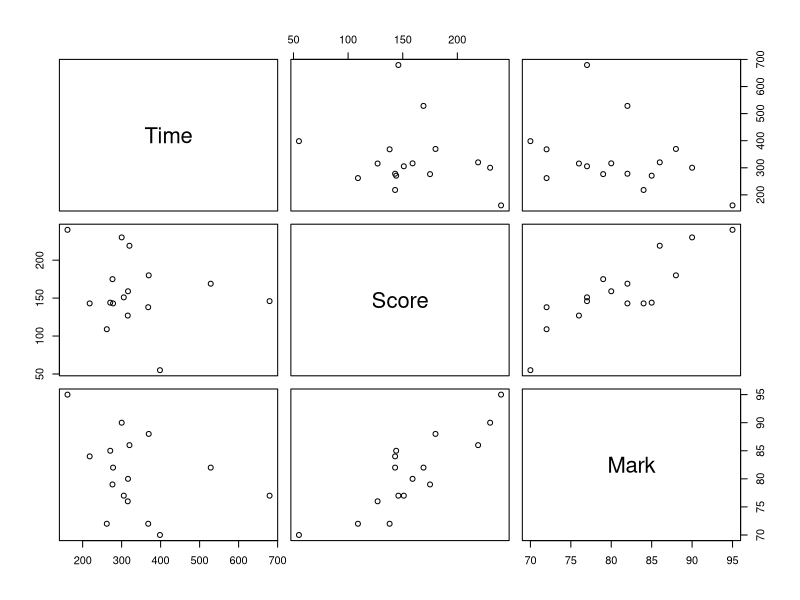
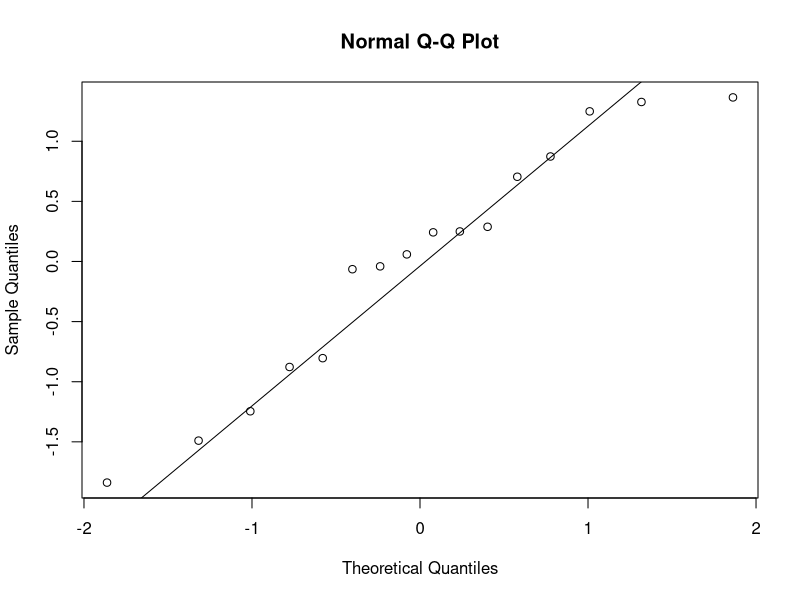
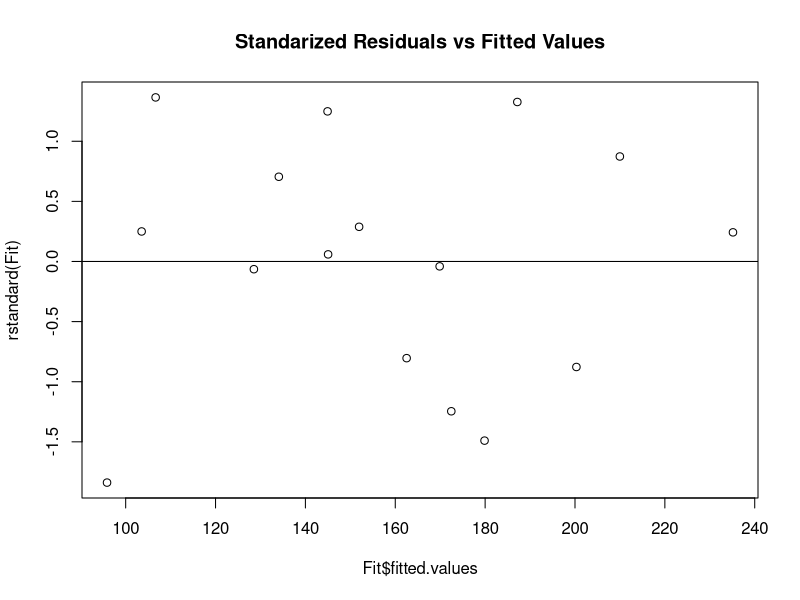
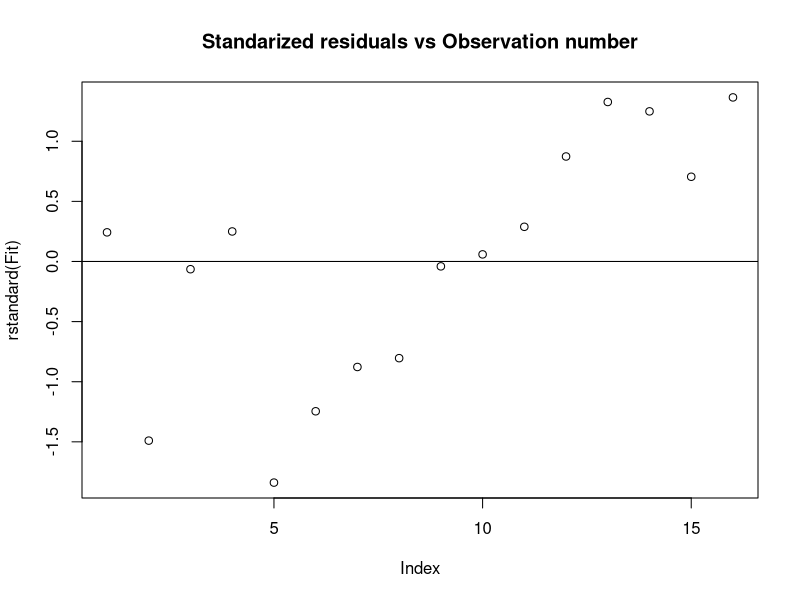
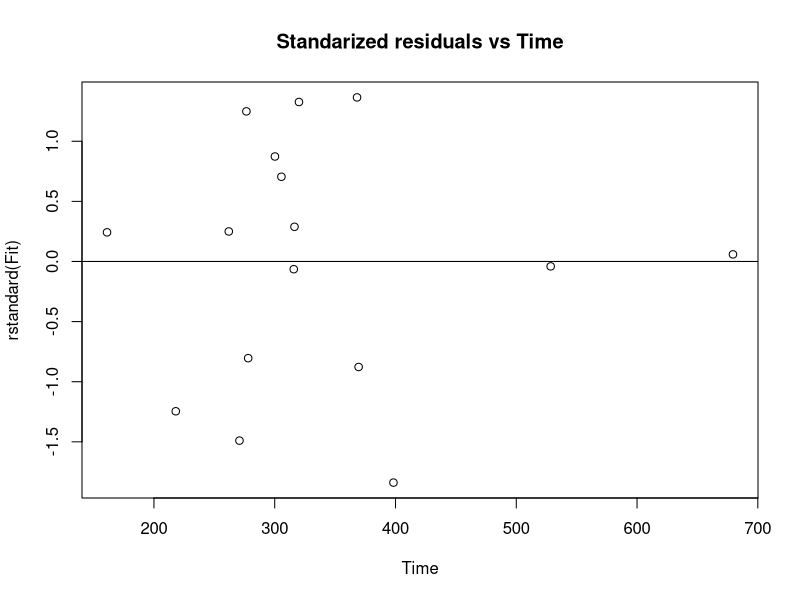

Recreate these plots in R, in order.
rm(list =ls());
multi <- read.table("ScorevTimeLinAlg.txt", header = TRUE);
attach(multi);
myvars=c("Time","Score","Mark");
multi2=multi[myvars];
plot(multi2);
Fit<-lm(Score ~ Time + Mark, data=multi);
summary(Fit);
abline(Fit);
cor.test(Score,Time);
Fit$residuals;
rstandard(Fit);
library(MASS);
studres(Fit);
Fit$fitted.values;
qqnorm(rstandard(Fit));
qqline(rstandard(Fit));
plot (rstandard(Fit)~Fit$fitted.values, main='Standarized Residuals vs Fitted Values');
abline(0,0);
plot (rstandard(Fit), main = 'Standarized residuals vs Observation number')
abline(0,0);
plot (rstandard(Fit)~Time, main = 'Standarized residuals vs Time');
abline(0,0);


